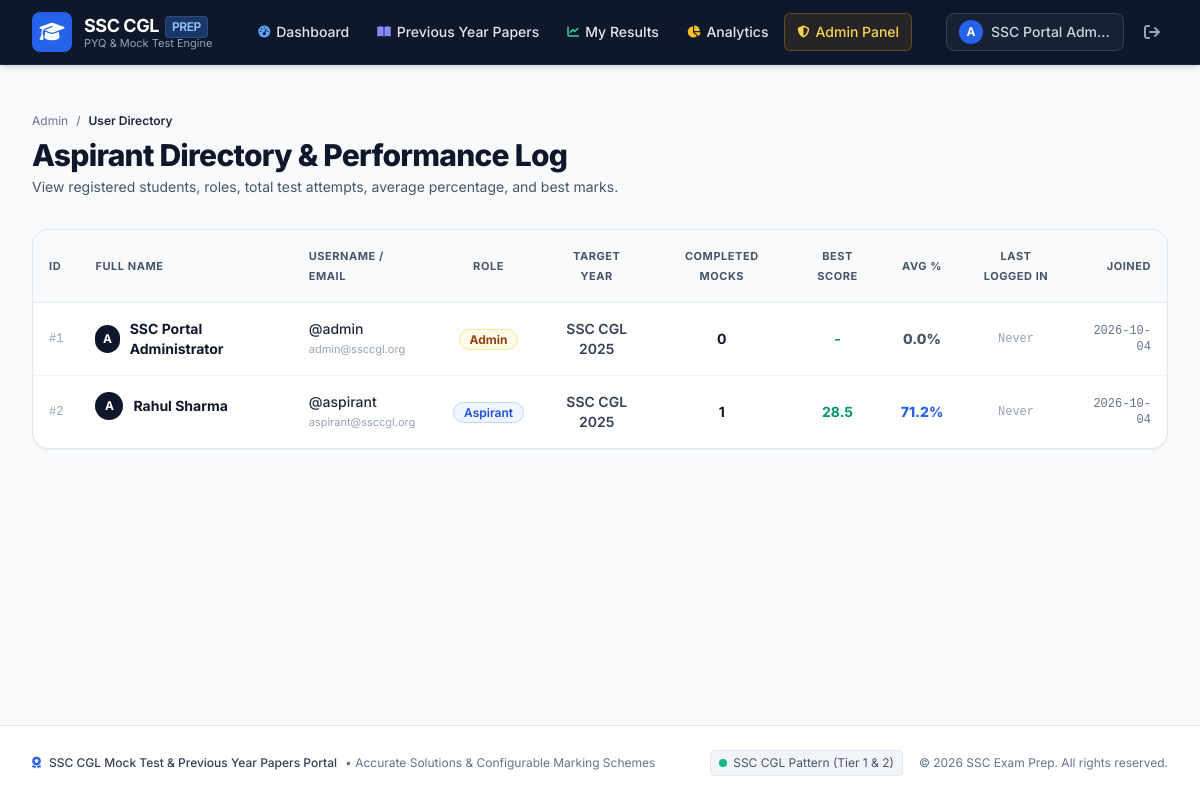
Page /admin/users (signed in) on the committed database.
### tables this page shows
CREATE TABLE users (
        id INTEGER PRIMARY KEY AUTOINCREMENT,
        username TEXT UNIQUE NOT NULL,
        email TEXT UNIQUE NOT NULL,
        password_hash TEXT NOT NULL,
        role TEXT DEFAULT 'user',
        full_name TEXT NOT NULL,
        target_year INTEGER DEFAULT 2025,
        created_at TIMESTAMP DEFAULT CURRENT_TIMESTAMP
    , last_login TIMESTAMP);

### app.py (the view)
@app.route('/admin/users')
@admin_required
def admin_users():
    conn = get_db()
    cursor = conn.cursor()
    cursor.execute("""
    SELECT
        u.*,
        COUNT(ta.id) as attempts_count,
        COALESCE(AVG(ta.percentage), 0.0) as avg_percentage,
        COALESCE(MAX(ta.final_score), 0.0) as best_score
    FROM users u
    LEFT JOIN test_attempts ta ON u.id = ta.user_id AND ta.status = 'completed'
    GROUP BY u.id
    ORDER BY u.id ASC
    """)
    users = cursor.fetchall()
    conn.close()
    return render_template('admin/users.html', users=users)

### app.py (called while the page is built)
def admin_required(f):
    @wraps(f)
    def decorated_function(*args, **kwargs):
        if 'user_id' not in session:
            flash('Admin authorization required. Please log in.', 'warning')
            return redirect(url_for('login', next=request.url))
        if session.get('role') != 'admin':
            flash('Access denied. Administrator privileges required.', 'danger')
            return redirect(url_for('dashboard'))
        return f(*args, **kwargs)
    return decorated_function

@app.context_processor
def inject_user():
    user = None
    if 'user_id' in session:
        conn = get_db()
        cursor = conn.cursor()
        cursor.execute("SELECT id, username, email, role, full_name FROM users WHERE id = ?", (session['user_id'],))
        user = cursor.fetchone()
        conn.close()
    return dict(current_user=user, current_year=datetime.now().year)

### database.py (called while the page is built)
def get_db():
    conn = sqlite3.connect(DB_PATH, timeout=20.0)
    conn.row_factory = sqlite3.Row
    conn.execute("PRAGMA foreign_keys = ON")
    conn.execute("PRAGMA journal_mode = WAL")
    return conn

### templates/admin/users.html (shortened to what this page needs)
{% extends "base.html" %}
{% block content %}
<div class="max-w-7xl mx-auto px-4 sm:px-6 lg:px-8 py-8">
    <div class="flex flex-col sm:flex-row sm:items-center justify-between gap-4 mb-8">
        <div>
            <nav class="flex items-center space-x-2 text-xs text-slate-500 mb-2">
                <a href="{{ url_for('admin_dashboard') }}" class="hover:text-blue-600">Admin</a>
                <span>/</span>
                <span class="text-slate-800 font-semibold">User Directory</span>
            </nav>
            <h1 class="text-3xl font-extrabold text-slate-900 tracking-tight">
                Aspirant Directory & Performance Log
            </h1>
            <p class="text-xs sm:text-sm text-slate-600 mt-1">
                View registered students, roles, total test attempts, average percentage, and best marks.
            </p>
        </div>
    </div>
    <div class="bg-white rounded-2xl border border-slate-200 shadow-sm overflow-hidden">
        <div class="overflow-x-auto">
            <table class="w-full text-left border-collapse text-xs sm:text-sm">
                <thead>
                    <tr class="bg-slate-50 border-b border-slate-200 text-slate-600 font-semibold uppercase tracking-wider text-[11px]">
                        <th class="p-4">ID</th>
                        <th class="p-4">Full Name</th>
                        <th class="p-4">Username / Email</th>
                        <th class="p-4 text-center">Role</th>
                        <th class="p-4 text-center">Target Year</th>
                        <th class="p-4 text-center">Completed Mocks</th>
                        <th class="p-4 text-center">Best Score</th>
                        <th class="p-4 text-center">Avg %</th>
                        <th class="p-4 text-center">Last Logged In</th>
                        <th class="p-4 text-right">Joined</th>
                    </tr>
                </thead>
                <tbody class="divide-y divide-slate-100">
                    {% for u in users %}
                    <tr class="hover:bg-slate-50/70 transition-colors">
                        <td class="p-4 font-mono text-slate-400 text-xs">#{{ u.id }}</td>
                        <td class="p-4 font-bold text-slate-900 flex items-center space-x-2.5">
                            <div class="w-7 h-7 rounded-full bg-ssc-900 text-white flex items-center justify-center font-bold text-xs uppercase">
                                {{ u.username[0] }}
                            </div>
                            <span>{{ u.full_name }}</span>
                        </td>
                        <td class="p-4">
                            <span class="font-medium text-slate-800 block">@{{ u.username }}</span>
                            <span class="text-[11px] text-slate-400 block">{{ u.email }}</span>
                        </td>
                        <td class="p-4 text-center">
                            {% if u.role == 'admin' %}
                            <span class="px-2.5 py-0.5 rounded-full bg-amber-50 text-amber-800 border border-amber-200 font-bold text-xs">Admin</span>
                            {% else %}
                            <span class="px-2.5 py-0.5 rounded-full bg-blue-50 text-blue-700 border border-blue-200 font-semibold text-xs">Aspirant</span>
                            {% endif %}
                        </td>
                        <td class="p-4 text-center font-semibold text-slate-700">
                            SSC CGL {{ u.target_year or 2025 }}
                        </td>
                        <td class="p-4 text-center font-bold text-slate-900">
                            {{ u.attempts_count }}
                        </td>
                        <td class="p-4 text-center font-bold text-emerald-600">
                            {{ u.best_score or '-' }}
                        </td>
                        <td class="p-4 text-center font-extrabold {% if u.avg_percentage >= 75 %}text-emerald-600{% elif u.avg_percentage >= 50 %}text-blue-600{% else %}text-slate-600{% endif %}">
                            {{ "%.1f"|format(u.avg_percentage) }}%
                        </td>
                        <td class="p-4 text-center whitespace-nowrap text-slate-600 font-mono text-xs">
                            {% if u.last_login %}
                            <span class="text-emerald-700 font-semibold flex items-center justify-center gap-1">
                                <span class="w-1.5 h-1.5 rounded-full bg-emerald-500"></span>
                                {{ u.last_login[:16] }}
                            </span>
                            {% else %}
                            <span class="text-slate-400">Never</span>
                            {% endif %}
                        </td>
                        <td class="p-4 text-right text-slate-500 font-mono text-xs">
                            {{ u.created_at[:10] if u.created_at else '-' }}
                        </td>
                    </tr>
                    {% endfor %}
                </tbody>
            </table>
        </div>
    </div>
</div>
{% endblock %}

### templates/base.html (shortened to what this page needs)
<!DOCTYPE html>
<html lang="en" class="h-full bg-slate-50">
<head>
    <script src="https://cdn.tailwindcss.com"></script>
    <link rel="stylesheet" href="https://cdnjs.cloudflare.com/ajax/libs/font-awesome/6.4.0/css/all.min.css">
    <link rel="stylesheet" href="{{ url_for('static', filename='css/style.css') }}">
</head>
<body class="flex flex-col min-h-screen text-slate-800 bg-slate-50 antialiased selection:bg-blue-600 selection:text-white">
    <header class="sticky top-0 z-40 bg-ssc-900 border-b border-slate-800 text-white shadow-md">
        <div class="max-w-7xl mx-auto px-4 sm:px-6 lg:px-8">
            <div class="flex items-center justify-between h-16">
                <div class="flex items-center space-x-3">
                    <a href="{{ url_for('dashboard') if current_user else url_for('index') }}" class="flex items-center space-x-3 group">
                        <div class="w-10 h-10 rounded-lg bg-blue-600 flex items-center justify-center text-white shadow-inner group-hover:bg-blue-500 transition-colors">
                            <i class="fa-solid fa-graduation-cap text-xl"></i>
                        </div>
                        <div>
                            <div class="font-bold text-lg leading-tight tracking-tight flex items-center space-x-1.5">
                                <span>SSC CGL</span>
                                <span class="text-xs bg-blue-500/30 text-blue-300 font-semibold px-1.5 py-0.5 rounded border border-blue-400/20">PREP</span>
                            </div>
                            <p class="text-[11px] text-slate-400 font-normal leading-none">PYQ & Mock Test Engine</p>
                        </div>
                    </a>
                </div>
                {% if current_user %}
                <nav class="hidden md:flex items-center space-x-1 text-sm font-medium">
                    <a href="{{ url_for('dashboard') }}" class="px-3 py-2 rounded-md hover:bg-slate-800 text-slate-200 hover:text-white transition-colors flex items-center space-x-1.5 ">
                        <i class="fa-solid fa-gauge-high text-xs text-blue-400"></i>
                        <span>Dashboard</span>
                    </a>
                    <a href="{{ url_for('papers') }}" class="px-3 py-2 rounded-md hover:bg-slate-800 text-slate-200 hover:text-white transition-colors flex items-center space-x-1.5 ">
                        <i class="fa-solid fa-book-open text-xs text-indigo-400"></i>
                        <span>Previous Year Papers</span>
                    </a>
                    <a href="{{ url_for('my_results') }}" class="px-3 py-2 rounded-md hover:bg-slate-800 text-slate-200 hover:text-white transition-colors flex items-center space-x-1.5 ">
                        <i class="fa-solid fa-chart-line text-xs text-emerald-400"></i>
                        <span>My Results</span>
                    </a>
                    <a href="{{ url_for('analytics') }}" class="px-3 py-2 rounded-md hover:bg-slate-800 text-slate-200 hover:text-white transition-colors flex items-center space-x-1.5 ">
                        <i class="fa-solid fa-chart-pie text-xs text-amber-400"></i>
                        <span>Analytics</span>
                    </a>
                    {% if current_user.role == 'admin' %}
                    <a href="{{ url_for('admin_dashboard') }}" class="px-3 py-2 rounded-md bg-amber-500/10 border border-amber-500/30 text-amber-300 hover:bg-amber-500/20 transition-colors flex items-center space-x-1.5">
                        <i class="fa-solid fa-shield-halved text-xs"></i>
                        <span>Admin Panel</span>
                    </a>
                    {% endif %}
                </nav>
                <div class="hidden md:flex items-center space-x-3">
                    <a href="{{ url_for('profile') }}" class="flex items-center space-x-2 text-sm text-slate-300 hover:text-white bg-slate-800/60 px-3 py-1.5 rounded-lg border border-slate-700 hover:border-slate-600 transition-all">
                        <div class="w-6 h-6 rounded-full bg-blue-600 flex items-center justify-center text-xs font-bold text-white uppercase">
                            {{ current_user.username[0] }}
                        </div>
                        <span class="max-w-[120px] truncate font-medium">{{ current_user.full_name }}</span>
                    </a>
                    <a href="{{ url_for('logout') }}" title="Logout" class="text-slate-400 hover:text-rose-400 p-2 rounded-lg hover:bg-slate-800 transition-colors">
                        <i class="fa-solid fa-arrow-right-from-bracket"></i>
                    </a>
                </div>
                {% endif %}
            </div>
        </div>
    </header>
    <main class="flex-grow">
        {% block content %}{% endblock %}
    </main>
    <footer class="bg-white border-t border-slate-200 text-slate-500 text-xs py-6 mt-12">
        <div class="max-w-7xl mx-auto px-4 sm:px-6 lg:px-8 flex flex-col md:flex-row items-center justify-between gap-4">
            <div class="flex items-center space-x-2">
                <i class="fa-solid fa-award text-blue-600"></i>
                <span class="font-medium text-slate-700">SSC CGL Mock Test & Previous Year Papers Portal</span>
                <span>• Accurate Solutions & Configurable Marking Schemes</span>
            </div>
            <div class="flex items-center space-x-4">
                <span class="inline-flex items-center gap-1.5 px-2 py-1 rounded bg-slate-100 text-slate-600 border border-slate-200">
                    <span class="w-2 h-2 rounded-full bg-emerald-500"></span>
                    <span>SSC CGL Pattern (Tier 1 & 2)</span>
                </span>
                <span>© {{ current_year }} SSC Exam Prep. All rights reserved.</span>
            </div>
        </div>
    </footer>
</body>
</html>

### templates/base.html (style rules this page uses)
body { font-family: 'Inter', sans-serif; }
.font-mono { font-family: 'JetBrains Mono', monospace; }

### rows in the picture
users: username "A", full_name "SSC Portal Adm…", id "1", full_name "SSC Portal Administrator", username "admin", email "admin@ssccgl.org", role "Admin", target_year "2025", attempts_count "0", best_score "-", avg_percentage "0.0", created_at "2026-10-04"
users: id "2", username "A", full_name "Rahul Sharma", username "aspirant", email "aspirant@ssccgl.org", role "Aspirant", target_year "2025", attempts_count "1", best_score "28.5", avg_percentage "71.2", created_at "2026-10-04"
